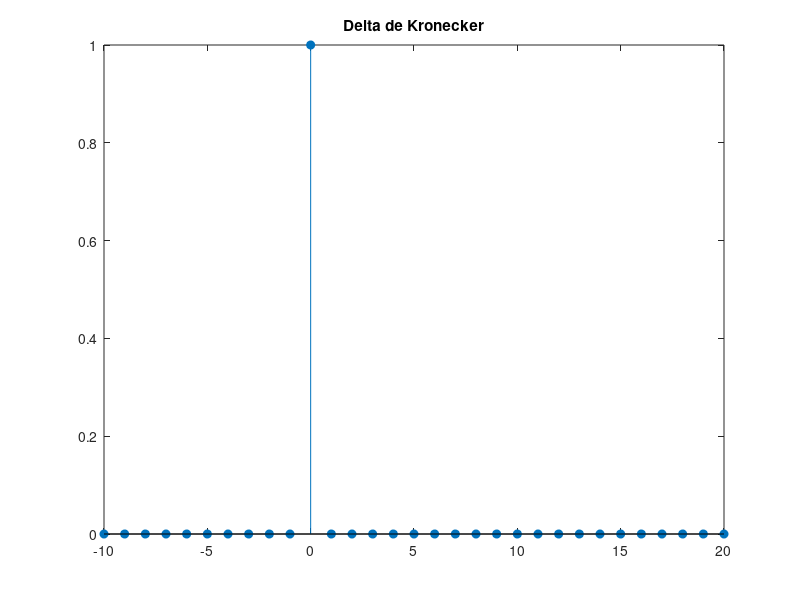

MATLAB code to generate this figure: (Note: this script raises an error after producing the figure.)

n= -10:20;
s = -1/2:0.001:1/2;
delta= (n==0);
figure;
stem(n,delta,'filled');
title('Delta de Kronecker');

h1=respuesta_imp1(n);
h2=respuesta_imp2(n);
h3=respuesta_imp3(n);
h4=respuesta_imp4(n);

H1 = respuesta_freq1(s);
H2 = respuesta_freq2(s);
H3 = respuesta_freq3(s);
H4 = respuesta_freq4(s);

figure;
stem(n, h1, 'filled');
title('Respuesta Impulsional h[n] del sistema 1');
xlabel('n (muestras)');
ylabel('h[n]');

figure;
stem(n, h2, 'filled');
title('Respuesta Impulsional h[n] del sistema 2');
xlabel('n (muestras)');
ylabel('h[n]');

figure;
stem(n, h3, 'filled');
title('Respuesta Impulsional h[n] del sistema 3');
xlabel('n (muestras)');
ylabel('h[n]');

figure;
stem(n, h4, 'filled');
title('Respuesta Impulsional h[n] del sistema 4');
xlabel('n (muestras)');
ylabel('h[n]');

figure;
plot(s, abs(H1));
grid on;
xlabel('s (ciclos/muestra)');
ylabel('|H1|');
title('Módulo de la respuesta en frecuencia - Sistema 1');

figure;
plot(s, angle(H1));
grid on;
xlabel('s (ciclos/muestra)');
ylabel('∠ H1 [Rad]');
title('Fase de la respuesta en frecuencia - Sistema 1');

figure;
plot(s, abs(H2));
grid on;
xlabel('s (ciclos/muestra)');
ylabel('|H2|');
title('Módulo de la respuesta en frecuencia - Sistema 2');

figure;
plot(s, angle(H2));
grid on;
xlabel('s (ciclos/muestra)');
ylabel('∠H2[Rad]');
title('Fase de la respuesta en frecuencia - Sistema 2');

figure;
plot(s, abs(H3));
grid on;
xlabel('s (ciclos/muestra)');
ylabel('|H3|');
title('Módulo de la respuesta en frecuencia - Sistema 3');

figure;
plot(s, angle(H3));
grid on;
xlabel('s (ciclos/muestra)');
ylabel('∠H3[Rad]');
title('Fase de la respuesta en frecuencia - Sistema 3');

figure;
plot(s, abs(H4));
grid on;
xlabel('s (ciclos/muestra)');
ylabel('|H4|');
title('Módulo de la respuesta en frecuencia - Sistema 4');

figure;
plot(s, angle(H4));
grid on;
xlabel('s (ciclos/muestra)');
ylabel('∠H4[Rad]');
title('Fase de la respuesta en frecuencia - Sistema 4');
